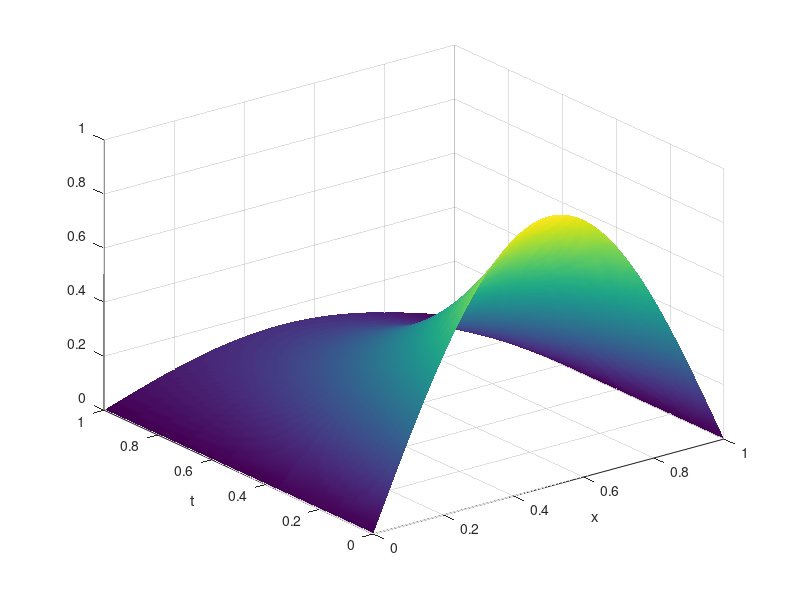
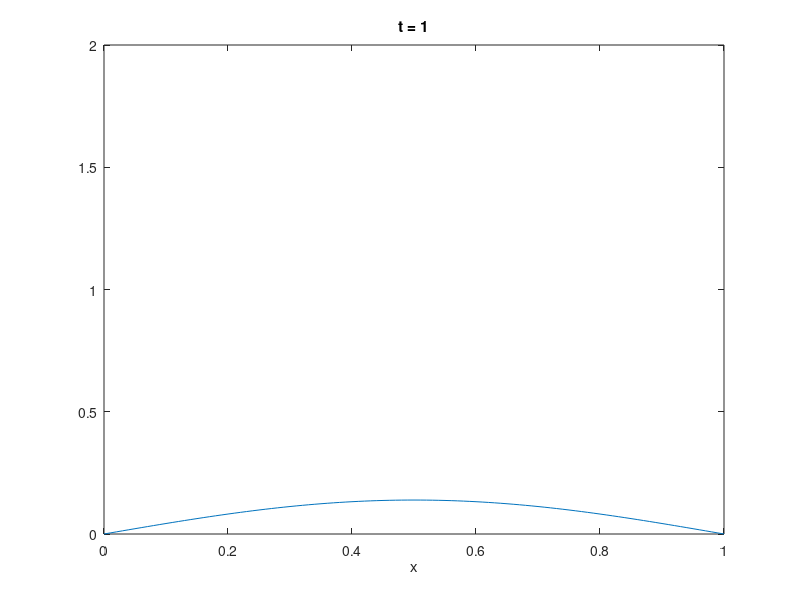

Reproduce these figures in MATLAB, in order.
%% Parameters
D = .2;
L = 1;
T = 1;
K = 10; % Number of terms in Fourier decomposition
% A = .5; B = 1;
A = 0; B = 0;

x = linspace(0, L, 101);
t = linspace(0, T, 101);
[x, t] = meshgrid(x, t);

u_0 = @(x) sin(pi/L * x);
% u_0 = @(x) x.*(L - x);
C = zeros(K, 1);

%% Solution
u = zeros(size(x));
for k = 1 : K
    u0e = integral(@(x) u_0(x) .* sin(pi * k * x / L), 0, L);
    ee = integral(@(x) sin(pi * k * x / L).^2, 0, L);
    C(k) = u0e / ee;
    
    u = u + C(k) * exp(-D * (pi*k/L)^2 * t) .* sin(pi*k*x/L);
end

u_AB = u + A + (B - A)/L * x;

%% Visualisation (static)
figure(1);
surf(x, t, u_AB, 'EdgeColor', 'none', 'FaceColor', 'interp');
xlabel('x');
ylabel('t');

%% Visualisation (dynamic)
figure(2);
for j = 1 : size(t, 1)
    plot(x(j, :), u_AB(j, :));
    axis([0 L 0 2]);
    xlabel('x');
    title(['t = ', num2str(t(j, 1))]);
    drawnow limitrate nocallbacks;
end
